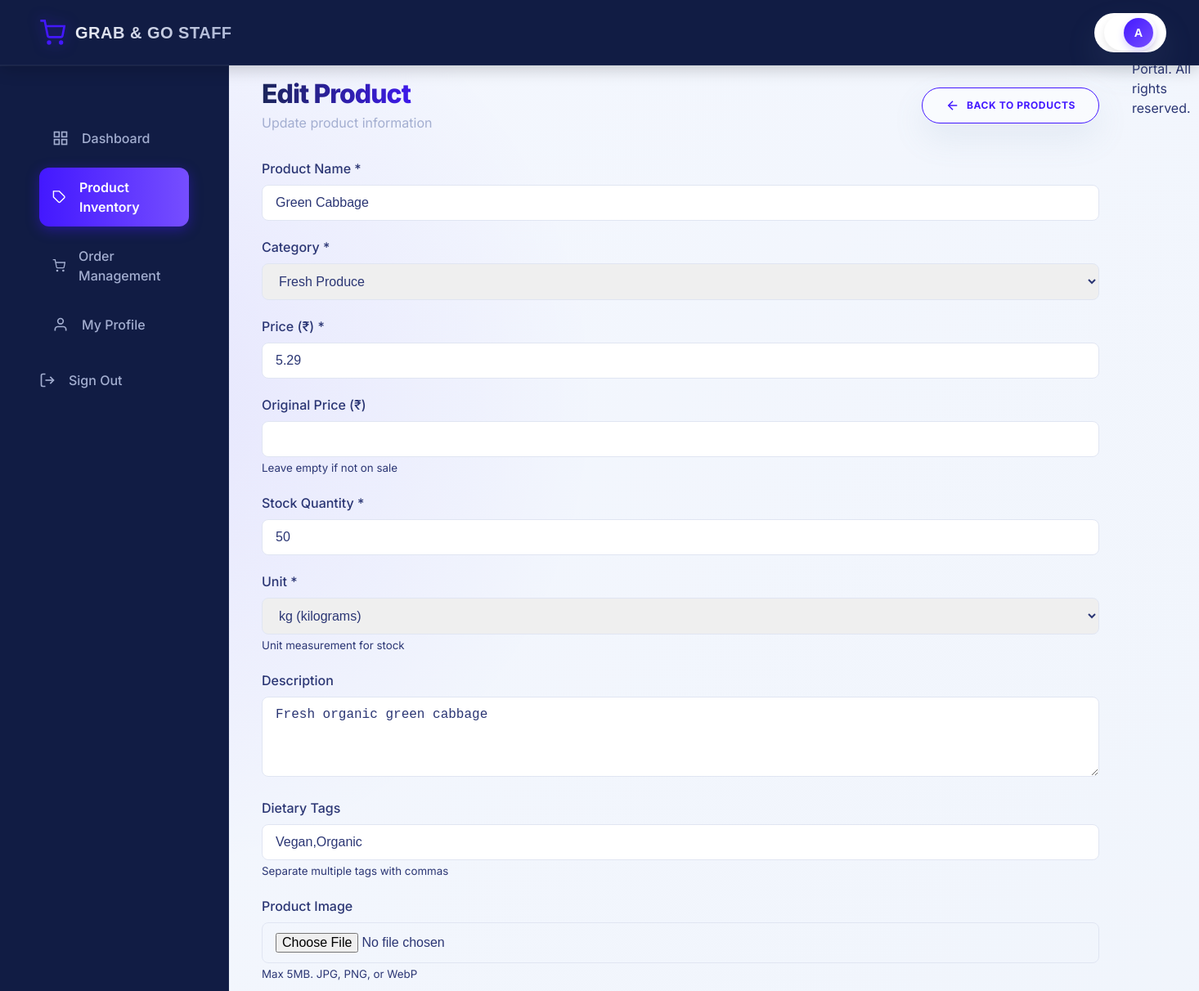
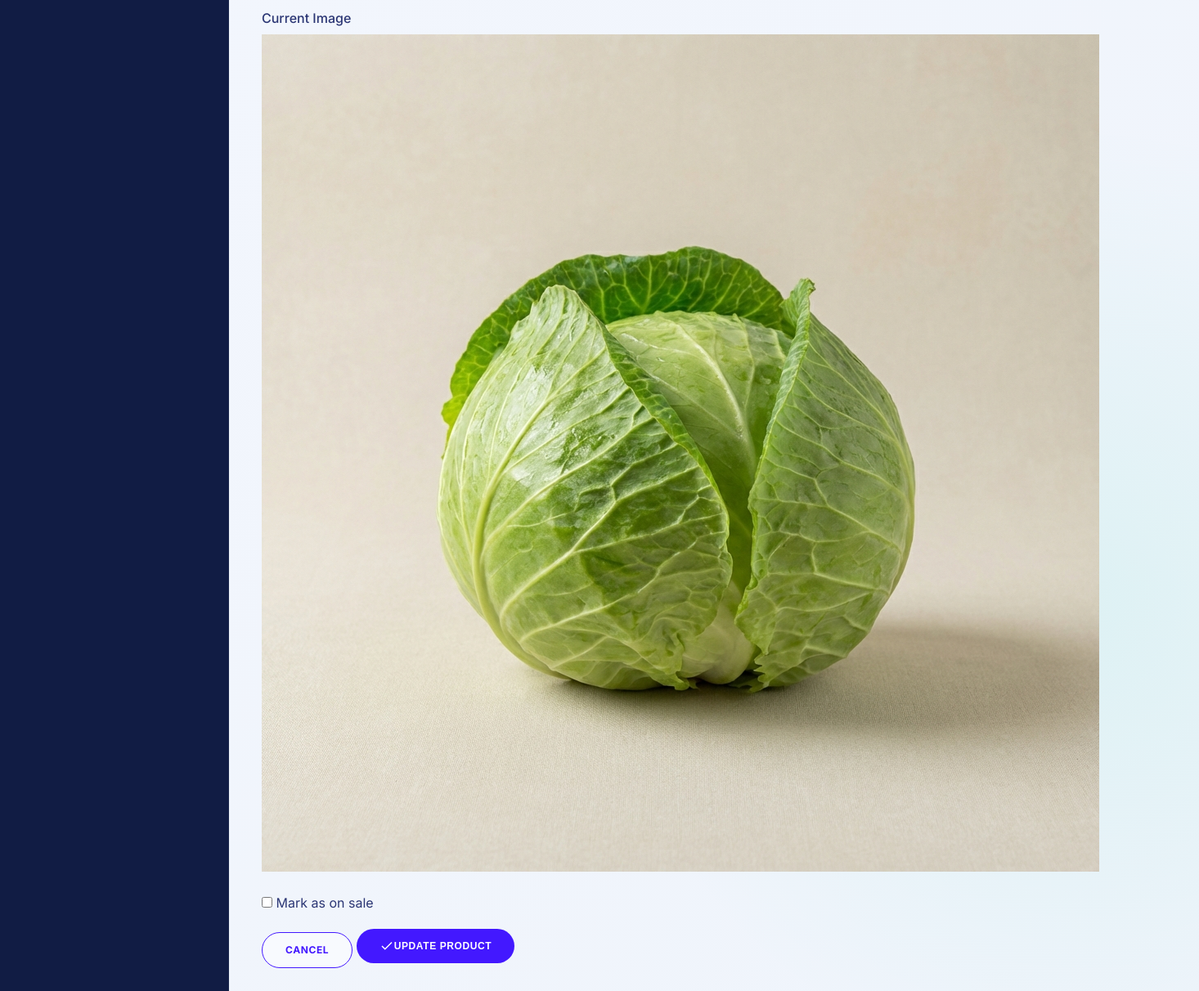
Page /staff/edit_product.php?id=1 (signed in) on the committed database (2 pictures, top to bottom).
### tables this page shows
CREATE TABLE IF NOT EXISTS products (
    id INT PRIMARY KEY AUTO_INCREMENT,
    name VARCHAR(255) NOT NULL,
    category_id INT,
    price DECIMAL(10,2) NOT NULL,
    original_price DECIMAL(10,2),
    stock INT DEFAULT 0,
    unit VARCHAR(50) DEFAULT 'units',
    image_url VARCHAR(255),
    description TEXT,
    dietary_tags VARCHAR(255),
    is_sale BOOLEAN DEFAULT FALSE,
    created_at TIMESTAMP DEFAULT CURRENT_TIMESTAMP,
    updated_at TIMESTAMP DEFAULT CURRENT_TIMESTAMP ON UPDATE CURRENT_TIMESTAMP,
    FOREIGN KEY (category_id) REFERENCES categories(id) ON DELETE SET NULL,
    INDEX idx_category (category_id),
    INDEX idx_price (price),
    INDEX idx_sale (is_sale)
);

CREATE TABLE IF NOT EXISTS categories (
    id INT PRIMARY KEY AUTO_INCREMENT,
    name VARCHAR(100) NOT NULL,
    icon VARCHAR(50),
    display_order INT DEFAULT 0,
    created_at TIMESTAMP DEFAULT CURRENT_TIMESTAMP,
    INDEX idx_display_order (display_order)
);

### staff/edit_product.php (the view, shortened to what this page needs)
<?php
require_once 'staff_middleware.php';
$product_id = isset($_GET['id']) ? intval($_GET['id']) : 0;
$stmt = $conn->prepare("SELECT * FROM products WHERE id = ?");
$stmt->bind_param("i", $product_id);
$stmt->execute();
$result = $stmt->get_result();
$product = $result->fetch_assoc();
require_once 'header.php';
$categories_result = $conn->query("SELECT id, name FROM categories ORDER BY display_order");
?>
<?php require_once 'sidebar.php'; ?>
<main class="admin-main">
    <div class="admin-container">
        <div class="page-header">
            <div>
                <h1>Edit Product</h1>
                <p class="text-secondary">Update product information</p>
            </div>
            <div class="page-actions">
                <a href="products.php" class="btn btn-secondary">
                    <svg width="18" height="18" viewBox="0 0 24 24" fill="none" stroke="currentColor" stroke-width="2">
                        <line x1="19" y1="12" x2="5" y2="12"></line>
                        <polyline points="12 19 5 12 12 5"></polyline>
                    </svg>
                    Back to Products
                </a>
            </div>
        </div>
        <div class="form-card">
            <form method="POST" enctype="multipart/form-data" id="productForm">
                <div class="form-grid">
                    <div class="form-group form-group-full">
                        <label for="name" class="form-label">Product Name *</label>
                        <input
                            type="text"
                            id="name"
                            name="name"
                            class="form-input"
                            required
                            value="<?php echo htmlspecialchars($product['name']); ?>"
                        >
                    </div>
                    <div class="form-group">
                        <label for="category_id" class="form-label">Category *</label>
                        <select id="category_id" name="category_id" class="form-input" required>
                            <?php while ($category = $categories_result->fetch_assoc()): ?>
                                <option value="<?php echo $category['id']; ?>" <?php echo $category['id'] == $product['category_id'] ? 'selected' : ''; ?>>
                                    <?php echo htmlspecialchars($category['name']); ?>
                                </option>
                            <?php endwhile; ?>
                        </select>
                    </div>
                    <div class="form-group">
                        <label for="price" class="form-label">Price (₹) *</label>
                        <input
                            type="number"
                            id="price"
                            name="price"
                            class="form-input"
                            step="0.01"
                            min="0"
                            required
                            value="<?php echo $product['price']; ?>"
                        >
                    </div>
                    <div class="form-group">
                        <label for="original_price" class="form-label">Original Price (₹)</label>
                        <input
                            type="number"
                            id="original_price"
                            name="original_price"
                            class="form-input"
                            step="0.01"
                            min="0"
                            value="<?php echo $product['original_price']; ?>"
                        >
                        <small class="form-hint">Leave empty if not on sale</small>
                    </div>
                    <div class="form-group">
                        <label for="stock" class="form-label">Stock Quantity *</label>
                        <input
                            type="number"
                            id="stock"
                            name="stock"
                            class="form-input"
                            min="0"
                            required
                            value="<?php echo $product['stock']; ?>"
                        >
                    </div>
                    <div class="form-group">
                        <label for="unit" class="form-label">Unit *</label>
                        <select id="unit" name="unit" class="form-input" required>
                            <option value="kg" <?php echo ($product['unit'] ?? '') == 'kg' ? 'selected' : ''; ?>>kg (kilograms)</option>
                        </select>
                        <small class="form-hint">Unit measurement for stock</small>
                    </div>
                    <div class="form-group form-group-full">
                        <label for="description" class="form-label">Description</label>
                        <textarea
                            id="description"
                            name="description"
                            class="form-input"
                            rows="4"
                        ><?php echo htmlspecialchars($product['description']); ?></textarea>
                    </div>
                    <div class="form-group">
                        <label for="dietary_tags" class="form-label">Dietary Tags</label>
                        <input
                            type="text"
                            id="dietary_tags"
                            name="dietary_tags"
                            class="form-input"
                            value="<?php echo htmlspecialchars($product['dietary_tags']); ?>"
                        >
                        <small class="form-hint">Separate multiple tags with commas</small>
                    </div>
                    <div class="form-group">
                        <label for="image" class="form-label">Product Image</label>
                        <input
                            type="file"
                            id="image"
                            name="image"
                            class="form-input"
                            accept="image/jpeg,image/png,image/webp"
                            onchange="previewImage(this)"
                        >
                        <small class="form-hint">Max 5MB. JPG, PNG, or WebP</small>
                    </div>
                    <div class="form-group form-group-full">
                        <label class="form-label">Current Image</label>
                        <div class="image-preview" id="imagePreview">
                            <?php if (!empty($product['image_url'])): ?>
                                <img
                                    id="previewImg"
                                    src="../<?php echo htmlspecialchars($product['image_url']); ?>"
                                    alt="Product Image"
                                    onerror="this.onerror=null; this.src='../images/placeholder.jpg'"
                                >
                            <?php endif; ?>
                        </div>
                    </div>
                    <div class="form-group form-group-full">
                        <label class="checkbox-label">
                            <input type="checkbox" id="is_sale" name="is_sale" <?php echo $product['is_sale'] ? 'checked' : ''; ?>>
                            <span>Mark as on sale</span>
                        </label>
                    </div>
                </div>
                <div class="form-actions">
                    <a href="products.php" class="btn btn-secondary">Cancel</a>
                    <button type="submit" class="btn btn-primary">
                        <svg width="18" height="18" viewBox="0 0 24 24" fill="none" stroke="currentColor" stroke-width="2">
                            <polyline points="20 6 9 17 4 12"></polyline>
                        </svg>
                        Update Product
                    </button>
                </div>
            </form>
        </div>
    </div>
</main>
<?php require_once 'footer.php'; ?>

### css/design-system.css (style rules this page uses)
:root { --color-primary: #00D563; --color-primary-dark: #00B854; --color-primary-light: #33DE82; --color-dark-green: #1A4D2E; --color-dark-green-overlay: rgba(26, 77, 46, 0.9); --color-text-primary: #1A1A1A; --color-text-secondary: #666666; --color-text-light: #999999; --color-text-white: #FFFFFF; --color-bg-primary: #FFFFFF; --color-bg-secondary: #F5F5F5; --color-bg-light: #FAFAFA; --color-border: #E0E0E0; --color-border-light: #F0F0F0; --color-error: #FF4444; --color-success: #00D563; --color-warning: #FFA500; --color-sale-red: #FF4444; --color-sale-bg: #FFE5E5; --font-family: 'Inter', -apple-system, BlinkMacSystemFont, 'Segoe UI', sans-serif; --font-size-xs: 12px; --font-size-sm: 14px; --font-size-base: 16px; --font-size-lg: 18px; --font-size-xl: 20px; --font-size-2xl: 24px; --font-size-3xl: 32px; --font-size-4xl: 40px; --font-size-5xl: 48px; --font-weight-normal: 400; --font-weight-medium: 500; --font-weight-semibold: 600; --font-weight-bold: 700; --line-height-tight: 1.2; --line-height-normal: 1.5; --line-height-relaxed: 1.75; --spacing-xs: 4px; --spacing-sm: 8px; --spacing-md: 16px; --spacing-lg: 24px; --spacing-xl: 32px; --spacing-2xl: 48px; --spacing-3xl: 64px; --spacing-4xl: 80px; --radius-sm: 4px; --radius-md: 8px; --radius-lg: 12px; --radius-xl: 16px; --radius-full: 9999px; --shadow-sm: 0 1px 2px rgba(0, 0, 0, 0.05); --shadow-md: 0 4px 6px rgba(0, 0, 0, 0.07); --shadow-lg: 0 10px 15px rgba(0, 0, 0, 0.1); --shadow-xl: 0 20px 25px rgba(0, 0, 0, 0.15); --transition-fast: 150ms ease; --transition-base: 250ms ease; --transition-slow: 350ms ease; --z-dropdown: 1000; --z-sticky: 1020; --z-fixed: 1030; --z-modal-backdrop: 1040; --z-modal: 1050; --z-popover: 1060; --z-tooltip: 1070; }
* { margin: 0; padding: 0; box-sizing: border-box; }
html { font-size: 16px; -webkit-font-smoothing: antialiased; -moz-osx-font-smoothing: grayscale; }
body { font-family: var(--font-family); font-size: var(--font-size-base); font-weight: var(--font-weight-normal); line-height: var(--line-height-normal); color: var(--color-text-primary); background-color: var(--color-bg-primary); }
h1, h2, h3, h4, h5, h6 { font-weight: var(--font-weight-semibold); line-height: var(--line-height-tight); color: var(--color-text-primary); }
h1 { font-size: var(--font-size-5xl); }
.text-secondary { color: var(--color-text-secondary); }

### css/admin-premium.css (style rules this page uses)
.admin-body { background-color: #F4F7FE; background-image: radial-gradient(circle at 10% 20%, rgba(67, 24, 255, 0.08) 0%, transparent 25%), radial-gradient(circle at 90% 80%, rgba(5, 205, 153, 0.08) 0%, transparent 25%), linear-gradient(135deg, #F4F7FE 0%, #EFF4FB 100%); background-attachment: fixed; font-family: 'DM Sans', 'Inter', -apple-system, sans-serif !important; -webkit-font-smoothing: antialiased; }
.btn { border-radius: 50px !important; font-weight: 700 !important; transition: all 0.3s ease; text-transform: uppercase; font-size: 0.75rem !important; letter-spacing: 0.05em; padding: 12px 28px !important; text-decoration: none !important; display: inline-flex; align-items: center; justify-content: center; cursor: pointer; }
.btn-secondary { background: rgba(255, 255, 255, 0.5) !important; color: #4318FF !important; border: 1px solid #4318FF !important; }
.page-header h1 { background: linear-gradient(90deg, #1B2559 0%, #4318FF 100%); -webkit-background-clip: text; -webkit-text-fill-color: transparent; font-weight: 800 !important; font-size: 2rem !important; }
.text-secondary { color: #A3AED0 !important; font-size: 0.95rem; margin-top: 4px; }

### rows in the picture
products: name "Green Cabbage", category_id "Fresh Produce", price "5.29", stock "50", unit "kg (kilograms)", description "Fresh organic green cabbage", dietary_tags "Vegan,Organic", image_url (picture)

### other values in the picture
substr($_SESSION['full_name'] ?? 'S', 0, 1) "A"
